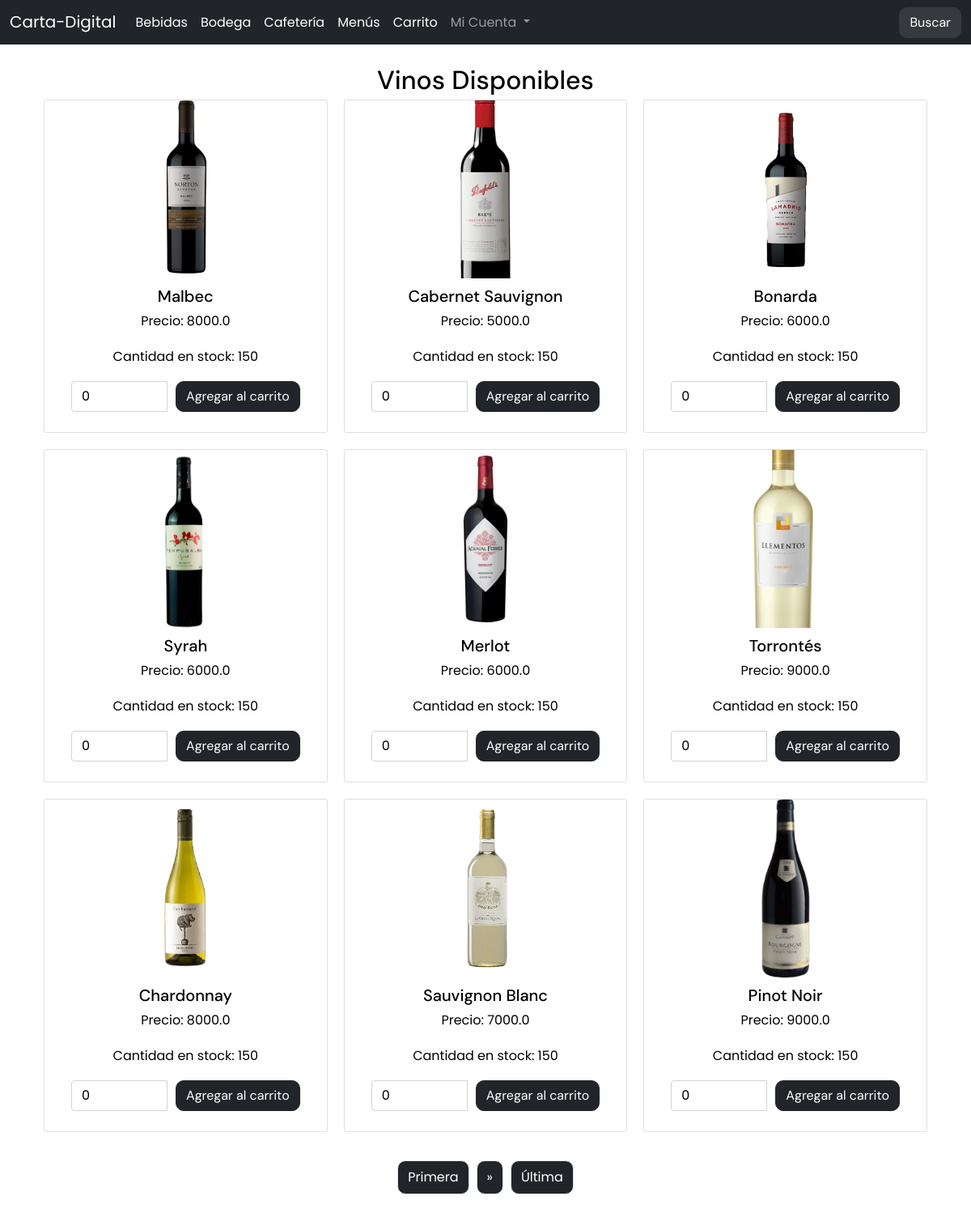
Screenshot of /bodega/ with the database file from the repository.
### carta/models.py (models this page shows, shortened)
class Item(models.Model):
    nombre = models.CharField(max_length=50, null=False)
    precio = models.FloatField(null=False)
    cantidad_stock = models.IntegerField(null=False, verbose_name="Cantidad en stock")
    categoria = models.ForeignKey(Categoria, on_delete= models.CASCADE, null=True)
    foto = models.ImageField(blank=True, default="/empty.png", upload_to='items/',verbose_name="foto")

### carta/views/paginate.py (the view)
# urls.py: path('bodega/', PaginateBodegaView),
def PaginateBodegaView(request):
   listado_bodega = Item.objects.filter(categoria__nombre__iexact = "bodega")
   paginator = Paginator(listado_bodega, 9)
   pagina = request.GET.get("page") or 1
   bodega = paginator.get_page(pagina)
   pagina_actual = int(pagina)
   paginas = range(1, bodega.paginator.num_pages + 1)
   return render(request, "bodega.html", {"bodega":bodega,
                                          "paginas":paginas,
                                          "pagina_actual":pagina_actual})

### carta/templates/bodega.html (shortened to what this page needs)
{% extends "base.html" %}
{% block content %}
<h2 class="text-center">Vinos Disponibles</h2>
<div class="container text-center">
    <div class="row row-cols-1 row-cols-md-3 g-4">
      {% for item in bodega %}
      <div class="col">
        <div class="card h-100">
          <img src="{{ item.foto.url }}" class="card-img-top" alt="Foto de {{ item.nombre }}">
          <div class="card-body">
            <h5 class="card-title">{{ item.nombre }}</h5>
            <p class="card-text">Precio: {{ item.precio }}</p>
            <p class="card-text">Cantidad en stock: {{ item.cantidad_stock }}</p>
            <form method="post" action="{% url 'agregar-al-carrito' item.id %}">
              <div class="input-group mb-3">
                <input type="number" name="cantidad" value="0" min="1" max="{{ item.cantidad_stock }}" class="form-control">
                <button type="submit" class="btn btn-primary ms-2">Agregar al carrito</button>
              </div>
            </form>
          </div>
        </div>
      </div>
      {% endfor %}
    </div>
</div>
<div class="row mt-3 justify-content-center">
  <div class="">
    <nav>
      <ul class="pagination">
        {% if bodega.has_previous %}
          <li class="page-item">
            <a class="page-link" href="?page=1">Primera</a>
          </li>
          <li class="page-item">
            <a class="page-link" href="?page={{ bodega.previous_page_number }}">&laquo;</a>
          </li>
        {% else %}
          <li class="page-item disabled">
            <a class="page-link" href="?page=1">Primera</a>
          </li>
        {% endif %}
        {% if bodega.has_next %}
          <li class="page-item">
            <a class="page-link" href="?page={{ bodega.next_page_number }}">&raquo;</a>
          </li>
          <li class="page-item">
            <a class="page-link" href="?page={{ bodega.paginator.num_pages }}">Última</a>
          </li>
        {% else %}
        <li class="page-item disabled">
          <a class="page-link" href="#">Última</a>
        </li>
        {% endif %}
      </ul>
    </nav>
  </div>
</div>
{% endblock %}

### rows the page displays
Item: foto (picture), nombre "Malbec", precio "8000.0", cantidad_stock "150"
Item: foto (picture), nombre "Cabernet Sauvignon", precio "5000.0", cantidad_stock "150"
Item: foto (picture), nombre "Bonarda", precio "6000.0", cantidad_stock "150"
Item: foto (picture), nombre "Syrah", precio "6000.0", cantidad_stock "150"
Item: foto (picture), nombre "Merlot", precio "6000.0", cantidad_stock "150"
Item: foto (picture), nombre "Torrontés", precio "9000.0", cantidad_stock "150"
Item: foto (picture), nombre "Chardonnay", precio "8000.0", cantidad_stock "150"
Item: foto (picture), nombre "Sauvignon Blanc", precio "7000.0", cantidad_stock "150"
Item: foto (picture), nombre "Pinot Noir", precio "9000.0", cantidad_stock "150"
